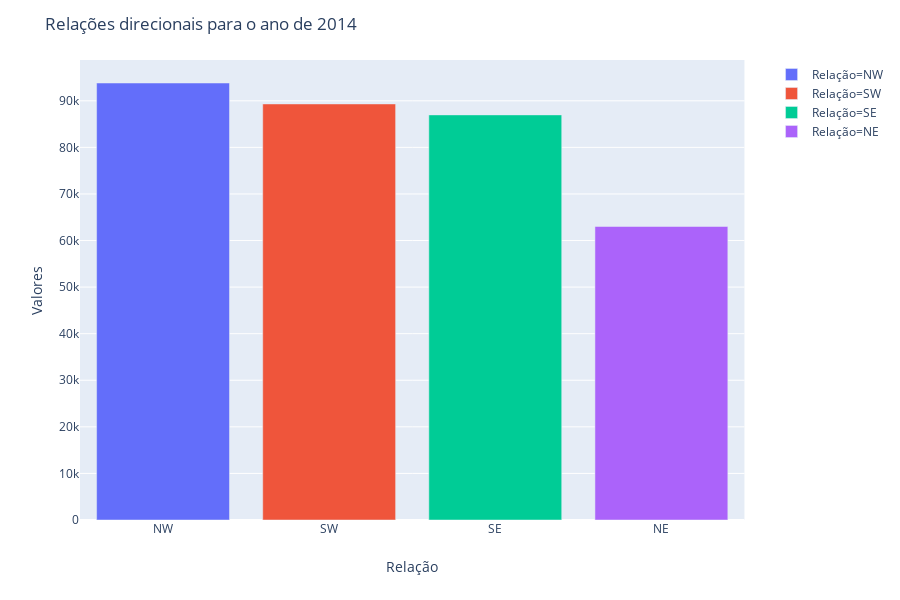

The notebook cell saved with this chart:
### Markdown cell above
### RELACOES DIRECIONAIS

### Code cell
an2014 = tidy_data2014.resample('Y')['T_RELATION'].value_counts()

df2014 = pd.DataFrame({'Relação':an2014.index.get_level_values('T_RELATION').values, 'Valores':an2014.values.ravel()})

fig = px.bar(df2014, x='Relação', y='Valores', color='Relação', labels='Relação')
fig.update_layout(title_text='Relações direcionais para o ano de 2014')
fig.show()

### Figure 1 — Plotly figure (JSON) as saved in the notebook; plotly's stock layout.template omitted (floating-point values rounded to 4 significant figures)
{"data": [{"alignmentgroup": "True", "hoverlabel": {"namelength": 0}, "hovertemplate": "Relação=%{x}<br>Valores=%{y}", "legendgroup": "Relação=NW", "marker": {"color": "#636efa"}, "name": "Relação=NW", "offsetgroup": "Relação=NW", "orientation": "v", "showlegend": true, "textposition": "auto", "type": "bar", "x": ["NW"], "xaxis": "x", "y": [93819], "yaxis": "y"}, {"alignmentgroup": "True", "hoverlabel": {"namelength": 0}, "hovertemplate": "Relação=%{x}<br>Valores=%{y}", "legendgroup": "Relação=SW", "marker": {"color": "#EF553B"}, "name": "Relação=SW", "offsetgroup": "Relação=SW", "orientation": "v", "showlegend": true, "textposition": "auto", "type": "bar", "x": ["SW"], "xaxis": "x", "y": [89323], "yaxis": "y"}, {"alignmentgroup": "True", "hoverlabel": {"namelength": 0}, "hovertemplate": "Relação=%{x}<br>Valores=%{y}", "legendgroup": "Relação=SE", "marker": {"color": "#00cc96"}, "name": "Relação=SE", "offsetgroup": "Relação=SE", "orientation": "v", "showlegend": true, "textposition": "auto", "type": "bar", "x": ["SE"], "xaxis": "x", "y": [86970], "yaxis": "y"}, {"alignmentgroup": "True", "hoverlabel": {"namelength": 0}, "hovertemplate": "Relação=%{x}<br>Valores=%{y}", "legendgroup": "Relação=NE", "marker": {"color": "#ab63fa"}, "name": "Relação=NE", "offsetgroup": "Relação=NE", "orientation": "v", "showlegend": true, "textposition": "auto", "type": "bar", "x": ["NE"], "xaxis": "x", "y": [63013], "yaxis": "y"}], "layout": {"barmode": "relative", "height": 600, "legend": {"tracegroupgap": 0}, "margin": {"t": 60}, "title": {"text": "Relações direcionais para o ano de 2014"}, "xaxis": {"anchor": "y", "categoryarray": ["NW", "SW", "SE", "NE"], "categoryorder": "array", "domain": [0, 0.98], "title": {"text": "Relação"}}, "yaxis": {"anchor": "x", "domain": [0, 1], "title": {"text": "Valores"}}}}
